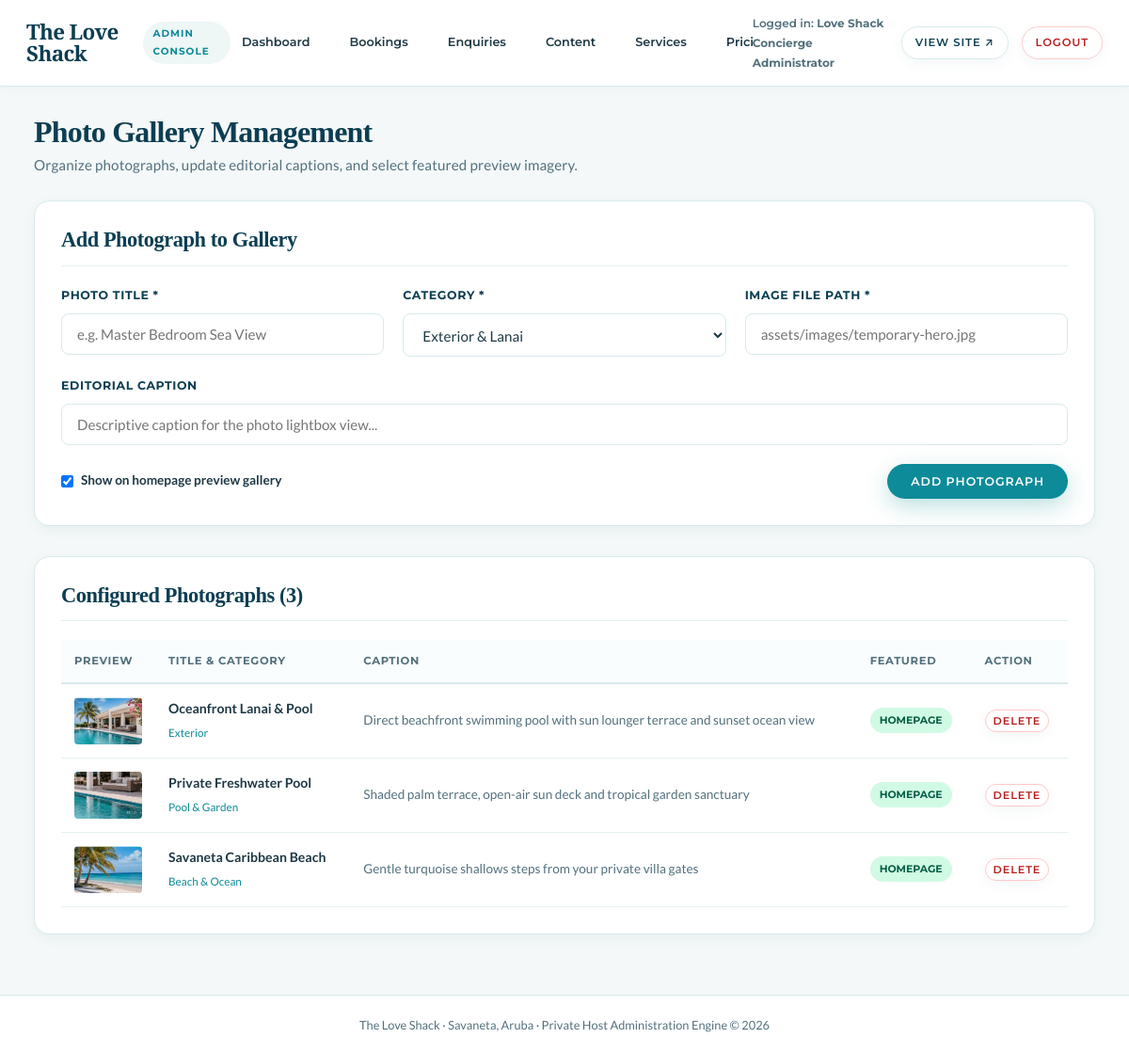
Page /admin/gallery.php (signed in) on the committed database.
### tables this page shows
CREATE TABLE `gallery_images` (
  `id` INT AUTO_INCREMENT PRIMARY KEY,
  `property_id` INT NOT NULL,
  `title` VARCHAR(128) NOT NULL,
  `caption` VARCHAR(255) NOT NULL,
  `category` VARCHAR(64) NOT NULL DEFAULT 'Villa & Pool',
  `image_url` VARCHAR(255) NOT NULL,
  `display_order` INT NOT NULL DEFAULT 1,
  `is_featured` TINYINT(1) NOT NULL DEFAULT 1,
  `created_at` TIMESTAMP DEFAULT CURRENT_TIMESTAMP,
  FOREIGN KEY (`property_id`) REFERENCES `properties`(`id`) ON DELETE CASCADE
);

### admin/gallery.php (the view, shortened to what this page needs)
<?php
require_once __DIR__ . '/includes/admin_header.php';
$pdo = get_db_connection();
$images = [];
if ($pdo) {
    try {
        $stmt = $pdo->query("SELECT * FROM gallery_images WHERE property_id = 1 ORDER BY display_order ASC");
        $images = $stmt->fetchAll();
    } catch (Exception $e) {
        error_log("Error fetching gallery images: " . $e->getMessage());
    }
} else {
    $images = get_gallery_images();
}
?>
<div class="admin-header-row">
  <div>
    <h1>Photo Gallery Management</h1>
    <p>Organize photographs, update editorial captions, and select featured preview imagery.</p>
  </div>
</div>
<div class="admin-card">
  <div class="admin-card-header">
    <h2>Add Photograph to Gallery</h2>
  </div>
  <form method="POST" action="gallery.php">
    <div class="admin-grid-3">
      <div class="admin-form-group">
        <label for="title">Photo Title *</label>
        <input type="text" id="title" name="title" placeholder="e.g. Master Bedroom Sea View" required>
      </div>
      <div class="admin-form-group">
        <label for="category">Category *</label>
        <select id="category" name="category" required>
          <option value="Exterior">Exterior & Lanai</option>
        </select>
      </div>
      <div class="admin-form-group">
        <label for="image_url">Image File Path *</label>
        <input type="text" id="image_url" name="image_url" placeholder="assets/images/temporary-hero.jpg" required>
      </div>
    </div>
    <div class="admin-form-group">
      <label for="caption">Editorial Caption</label>
      <input type="text" id="caption" name="caption" placeholder="Descriptive caption for the photo lightbox view...">
    </div>
    <div style="display: flex; align-items: center; justify-content: space-between; margin-top: 10px;">
      <label style="display: flex; align-items: center; gap: 8px; font-weight: 600; font-size: 0.85rem; cursor: pointer;">
        <input type="checkbox" name="is_featured" value="1" checked style="width: auto;">
        Show on homepage preview gallery
      </label>
      <button type="submit" class="btn btn-teal" style="padding: 10px 24px; font-size: 0.78rem;">
        Add Photograph
      </button>
    </div>
  </form>
</div>
<div class="admin-card">
  <div class="admin-card-header">
    <h2>Configured Photographs (<?= count($images) ?>)</h2>
  </div>
  <div class="admin-table-wrap">
    <table class="admin-table">
      <thead>
        <tr>
          <th>Preview</th>
          <th>Title & Category</th>
          <th>Caption</th>
          <th>Featured</th>
          <th>Action</th>
        </tr>
      </thead>
      <tbody>
        <?php foreach ($images as $img): ?>
          <tr>
            <td style="width: 100px;">
              <img src="../<?= htmlspecialchars($img['image_url']) ?>" alt="Thumbnail" style="width: 80px; height: 50px; object-fit: cover; border-radius: 4px;">
            </td>
            <td>
              <strong><?= htmlspecialchars($img['title']) ?></strong><br>
              <small style="color: var(--color-secondary);"><?= htmlspecialchars($img['category']) ?></small>
            </td>
            <td style="color: var(--color-text-muted); font-size: 0.85rem;">
              <?= htmlspecialchars($img['caption']) ?>
            </td>
            <td>
              <?php if (!empty($img['is_featured'])): ?>
                <span class="badge badge-confirmed">HOMEPAGE</span>
              <?php else: ?>
                <span class="badge badge-read">STANDARD</span>
              <?php endif; ?>
            </td>
            <td>
              <form method="POST" action="gallery.php" onsubmit="return confirm('Delete this photograph from gallery?');" style="display:inline;">
                <button type="submit" class="btn btn-outline" style="padding: 4px 8px; font-size: 0.7rem; border-color: #fecaca; color: #b91c1c;">
                  Delete
                </button>
              </form>
            </td>
          </tr>
        <?php endforeach; ?>
      </tbody>
    </table>
  </div>
</div>
<?php require_once __DIR__ . '/includes/admin_footer.php'; ?>

### admin/includes/admin_header.php (style rules this page uses)
body.admin-body { background-color: #f4f8f8; font-family: var(--font-body); color: var(--color-text-body); min-height: 100vh; display: flex; flex-direction: column; }
.admin-header-row { display: flex; justify-content: space-between; align-items: flex-end; margin-bottom: 24px; flex-wrap: wrap; gap: 16px; }
.admin-header-row h1 { font-size: 2rem; color: var(--color-primary); margin-bottom: 4px; }
.admin-header-row p { color: var(--color-text-muted); font-size: 0.95rem; }
.admin-card { background: var(--color-white); border: 1px solid var(--color-border); border-radius: var(--radius-md); padding: 28px; box-shadow: var(--shadow-sm); margin-bottom: 32px; }
.admin-card-header { display: flex; justify-content: space-between; align-items: center; margin-bottom: 20px; padding-bottom: 14px; border-bottom: 1px solid var(--color-border-light); }
.admin-card-header h2 { font-size: 1.4rem; color: var(--color-primary); margin: 0; }
.admin-table-wrap { overflow-x: auto; }
table.admin-table { width: 100%; border-collapse: collapse; font-size: 0.88rem; }
table.admin-table th { font-family: var(--font-ui); font-size: 0.72rem; font-weight: 700; text-transform: uppercase; letter-spacing: 0.06em; color: var(--color-text-muted); text-align: left; padding: 12px 14px; border-bottom: 2px solid var(--color-border); background: #fafdfd; }
table.admin-table td { padding: 14px; border-bottom: 1px solid var(--color-border-light); vertical-align: middle; }
.badge { font-family: var(--font-ui); font-size: 0.68rem; font-weight: 700; padding: 4px 10px; border-radius: var(--radius-pill); display: inline-block; text-transform: uppercase; }
.badge-confirmed { background: #d1fae5; color: #065f46; }
.admin-form-group { margin-bottom: 20px; }
.admin-form-group label { display: block; font-family: var(--font-ui); font-size: 0.78rem; font-weight: 700; text-transform: uppercase; letter-spacing: 0.05em; color: var(--color-primary); margin-bottom: 8px; }
.admin-form-group input, .admin-form-group select, .admin-form-group textarea { width: 100%; padding: 12px 16px; border: 1px solid var(--color-border); border-radius: var(--radius-sm); font-family: var(--font-body); font-size: 0.95rem; color: var(--color-text-body); background: var(--color-white); transition: border-color var(--transition-fast); }
.admin-grid-3 { display: grid; grid-template-columns: repeat(3, 1fr); gap: 20px; }

### rows in the picture
gallery_images: image_url (picture), title "Oceanfront Lanai & Pool", category "Exterior", caption "Direct beachfront swimming pool with sun lounger terrace and sunset ocean view", is_featured "HOMEPAGE"
gallery_images: image_url (picture), title "Private Freshwater Pool", category "Pool & Garden", caption "Shaded palm terrace, open-air sun deck and tropical garden sanctuary", is_featured "HOMEPAGE"
gallery_images: image_url (picture), title "Savaneta Caribbean Beach", category "Beach & Ocean", caption "Gentle turquoise shallows steps from your private villa gates", is_featured "HOMEPAGE"

### other values in the picture
$settings['site_title'] "The Love Shack"
$adminUser "Love Shack Concierge Administrator"
count($images) "3"
